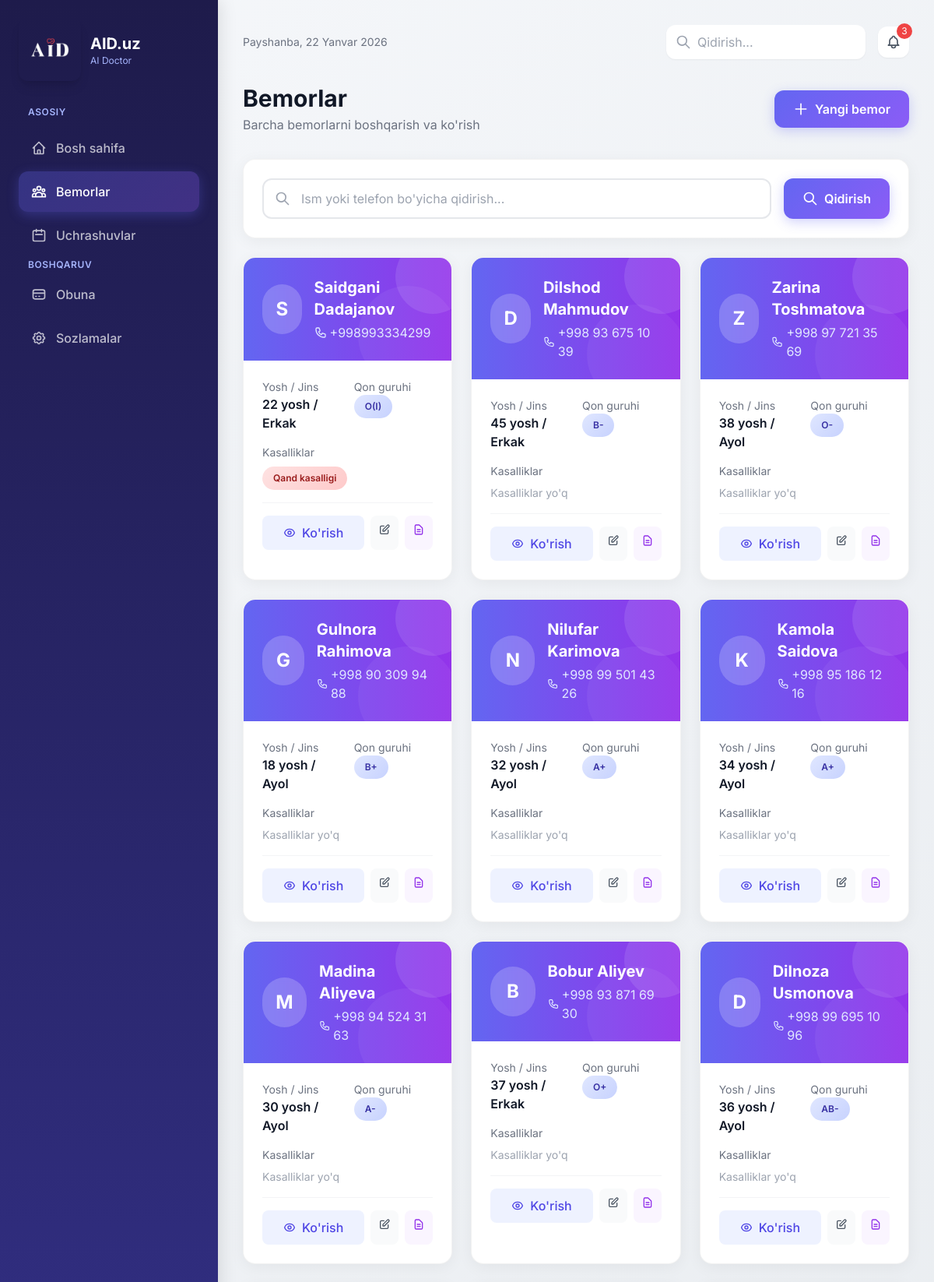
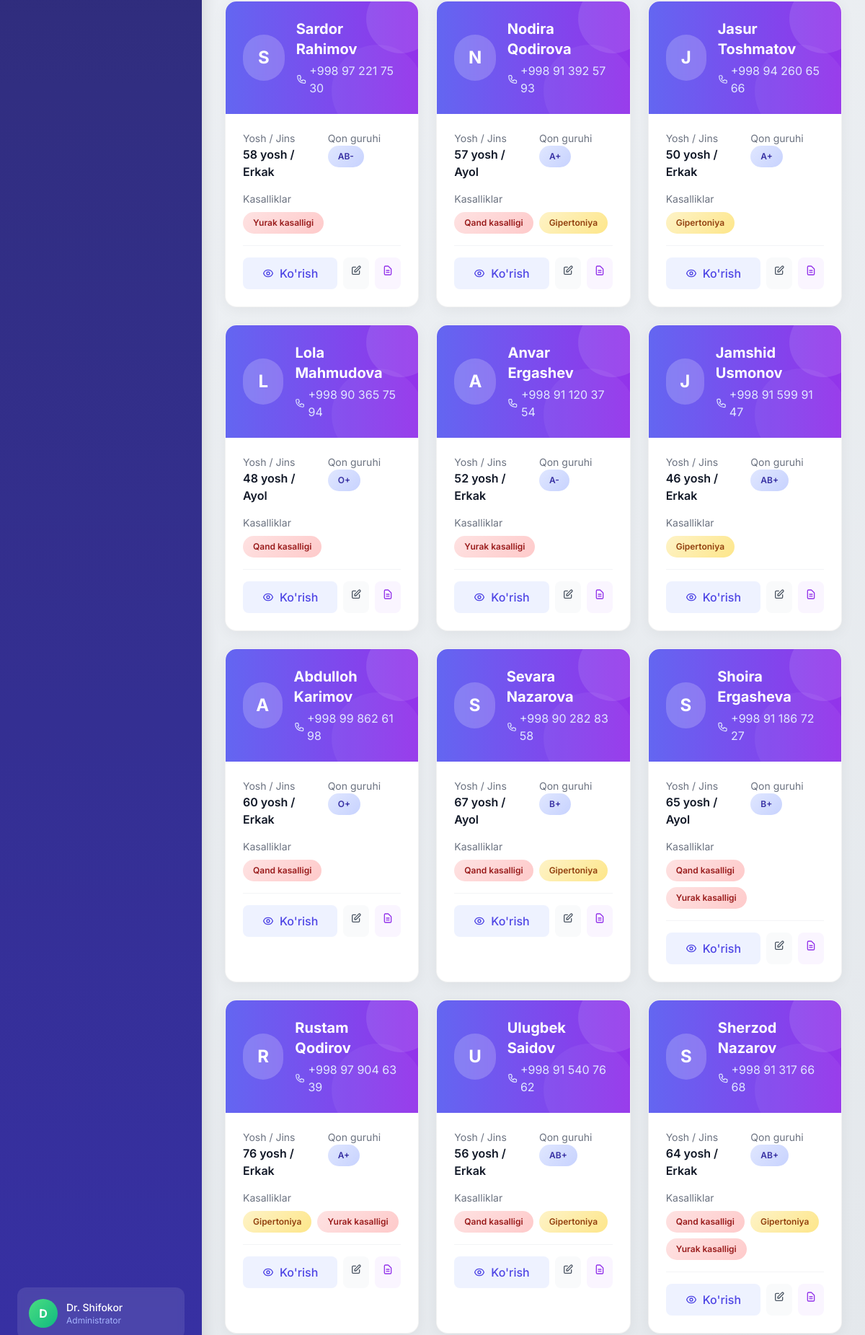
The app's page /patients/ (upper part) with its own data (2 pictures, top to bottom).
### patients/models.py (models this page shows, shortened)
class Patient(models.Model):
    JINS_CHOICES = [
        ('E', 'Erkak'),
        ('A', 'Ayol'),
    ]
    QON_GURUHI_CHOICES = [
        ('A+', 'A+'),
        ('A-', 'A-'),
        ('B+', 'B+'),
        ('B-', 'B-'),
        ('O+', 'O+'),
        ('O-', 'O-'),
        ('AB+', 'AB+'),
        ('AB-', 'AB-'),
    ]
    ism = models.CharField(max_length=200, verbose_name='Ism')
    yosh = models.IntegerField(verbose_name='Yosh')
    jins = models.CharField(max_length=1, choices=JINS_CHOICES, verbose_name='Jins')
    telefon = models.CharField(max_length=20, verbose_name='Telefon')
    manzil = models.TextField(blank=True, null=True, verbose_name='Manzil')
    qon_guruhi = models.CharField(
        max_length=3,
        choices=QON_GURUHI_CHOICES,
        blank=True,
        null=True,
        verbose_name='Qon guruhi'
    )
    allergiyalar = models.TextField(blank=True, null=True, verbose_name='Allergiyalar')
    qand_kasalligi = models.BooleanField(default=False, verbose_name='Qand kasalligi')
    gipertoniya = models.BooleanField(default=False, verbose_name='Gipertoniya')
    yurak_kasalligi = models.BooleanField(default=False, verbose_name='Yurak kasalligi')
    umumiy_uchrashuvlar = models.IntegerField(default=0, verbose_name='Umumiy uchrashuvlar')
    kelmaganlar_soni = models.IntegerField(default=0, verbose_name='Kelmaganlar soni')
    yaratilgan_sana = models.DateTimeField(auto_now_add=True, verbose_name='Yaratilgan sana')
    class Meta:
        verbose_name = 'Bemor'
        verbose_name_plural = 'Bemorlar'
        ordering = ['-yaratilgan_sana']

### patients/views.py (the view)
# urls.py: path('patients/', views.patient_list, name='patient_list'),
def patient_list(request):
    query = request.GET.get('q', '')
    if query:
        patients = Patient.objects.filter(
            Q(ism__icontains=query) | Q(telefon__icontains=query)
        )
    else:
        patients = Patient.objects.all()
    context = {
        'patients': patients,
        'query': query,
    }
    return render(request, 'patients/patient_list.html', context)

### templates/patients/patient_list.html (shortened to what this page needs)
{% extends 'base.html' %}
{% block content %}
<div class="max-w-7xl mx-auto">
    <div class="flex flex-col sm:flex-row justify-between items-start sm:items-center gap-4 mb-8">
        <div>
            <h1 class="text-3xl font-bold text-gray-900">Bemorlar</h1>
            <p class="text-gray-500 mt-1">Barcha bemorlarni boshqarish va ko'rish</p>
        </div>
        <a href="{% url 'patient_create' %}" class="btn-primary">
            <svg class="w-5 h-5" fill="none" stroke="currentColor" viewBox="0 0 24 24">
                <path stroke-linecap="round" stroke-linejoin="round" stroke-width="2" d="M12 4v16m8-8H4"></path>
            </svg>
            Yangi bemor
        </a>
    </div>
    <div class="card p-6 mb-6">
        <form method="get" action="">
            <div class="flex flex-col md:flex-row gap-4">
                <div class="flex-1 relative">
                    <input type="text"
                           name="q"
                           value="{{ query }}"
                           placeholder="Ism yoki telefon bo'yicha qidirish..."
                           class="form-input pl-12">
                    <svg class="w-5 h-5 text-gray-400 absolute left-4 top-1/2 -translate-y-1/2" fill="none" stroke="currentColor" viewBox="0 0 24 24">
                        <path stroke-linecap="round" stroke-linejoin="round" stroke-width="2" d="M21 21l-6-6m2-5a7 7 0 11-14 0 7 7 0 0114 0z"></path>
                    </svg>
                </div>
                <button type="submit" class="btn-primary">
                    <svg class="w-5 h-5" fill="none" stroke="currentColor" viewBox="0 0 24 24">
                        <path stroke-linecap="round" stroke-linejoin="round" stroke-width="2" d="M21 21l-6-6m2-5a7 7 0 11-14 0 7 7 0 0114 0z"></path>
                    </svg>
                    Qidirish
                </button>
            </div>
        </form>
    </div>
    {% if patients %}
    <div class="grid grid-cols-1 md:grid-cols-2 lg:grid-cols-3 gap-6">
        {% for patient in patients %}
        <div class="card overflow-hidden hover:shadow-xl transition-all group">
            <div class="p-6 bg-gradient-to-r from-indigo-500 to-purple-600 text-white relative overflow-hidden">
                <div class="absolute -right-6 -top-6 w-24 h-24 bg-white/10 rounded-full"></div>
                <div class="absolute -right-2 -bottom-8 w-32 h-32 bg-white/5 rounded-full"></div>
                <div class="relative flex items-center gap-4">
                    <div class="w-16 h-16 bg-white/20 rounded-full flex items-center justify-center text-2xl font-bold backdrop-blur-sm">
                        {{ patient.ism|slice:":1"|upper }}
                    </div>
                    <div>
                        <h3 class="text-xl font-bold">{{ patient.ism }}</h3>
                        <p class="text-indigo-100 flex items-center gap-1 mt-1">
                            {{ patient.telefon }}
                        </p>
                    </div>
                </div>
            </div>
            <div class="p-6">
                <div class="grid grid-cols-2 gap-4 mb-4">
                    <div>
                        <p class="text-sm text-gray-500">Yosh / Jins</p>
                        <p class="font-semibold text-gray-900">{{ patient.yosh }} yosh / {{ patient.jins }}</p>
                    </div>
                    <div>
                        <p class="text-sm text-gray-500">Qon guruhi</p>
                        <p class="font-semibold text-gray-900">
                            {% if patient.qon_guruhi %}
                            <span class="badge badge-info">{{ patient.qon_guruhi }}</span>
                            {% else %}
                            <span class="text-gray-400">-</span>
                            {% endif %}
                        </p>
                    </div>
                </div>
                <div class="mb-4">
                    <p class="text-sm text-gray-500 mb-2">Kasalliklar</p>
                    <div class="flex flex-wrap gap-2">
                        {% if patient.qand_kasalligi %}
                        <span class="badge badge-danger">Qand kasalligi</span>
                        {% endif %}
                        {% if patient.gipertoniya %}
                        <span class="badge badge-warning">Gipertoniya</span>
                        {% endif %}
                        {% if patient.yurak_kasalligi %}
                        <span class="badge badge-danger">Yurak kasalligi</span>
                        {% endif %}
                        {% if not patient.qand_kasalligi and not patient.gipertoniya and not patient.yurak_kasalligi %}
                        <span class="text-sm text-gray-400">Kasalliklar yo'q</span>
                        {% endif %}
                    </div>
                </div>
                <div class="flex gap-2 pt-4 border-t border-gray-100">
                    <a href="{% url 'patient_detail' patient.pk %}" class="flex-1 py-2.5 px-4 bg-indigo-50 text-indigo-600 rounded-lg hover:bg-indigo-100 transition-colors flex items-center justify-center gap-2 font-medium">
                        Ko'rish
                    </a>
                    <a href="{% url 'patient_edit' patient.pk %}" class="p-2.5 bg-gray-50 text-gray-600 rounded-lg hover:bg-gray-100 transition-colors" title="Tahrirlash">
                        <svg class="w-4 h-4" fill="none" stroke="currentColor" viewBox="0 0 24 24">
                            <path stroke-linecap="round" stroke-linejoin="round" stroke-width="2" d="M11 5H6a2 2 0 00-2 2v11a2 2 0 002 2h11a2 2 0 002-2v-5m-1.414-9.414a2 2 0 112.828 2.828L11.828 15H9v-2.828l8.586-8.586z"></path>
                        </svg>
                    </a>
                    <a href="{% url 'protocol_list' patient.pk %}" class="p-2.5 bg-purple-50 text-purple-600 rounded-lg hover:bg-purple-100 transition-colors" title="Protokollar">
                        <svg class="w-4 h-4" fill="none" stroke="currentColor" viewBox="0 0 24 24">
                            <path stroke-linecap="round" stroke-linejoin="round" stroke-width="2" d="M9 12h6m-6 4h6m2 5H7a2 2 0 01-2-2V5a2 2 0 012-2h5.586a1 1 0 01.707.293l5.414 5.414a1 1 0 01.293.707V19a2 2 0 01-2 2z"></path>
                        </svg>
                    </a>
                </div>
            </div>
        </div>
        {% endfor %}
    </div>
    {% endif %}
</div>
{% endblock %}

### templates/base.html (style rules this page uses)
body { font-family: 'Inter', system-ui, sans-serif; background: linear-gradient(135deg, #f5f7fa 0%, #e4e8ec 100%); min-height: 100vh; }
.card { background: white; border-radius: 16px; box-shadow: 0 4px 20px rgba(0, 0, 0, 0.05); transition: all 0.3s cubic-bezier(0.4, 0, 0.2, 1); border: 1px solid rgba(0, 0, 0, 0.05); }
.btn-primary { background: linear-gradient(135deg, #6366f1 0%, #8b5cf6 100%); color: white; padding: 0.75rem 1.5rem; border-radius: 12px; transition: all 0.3s cubic-bezier(0.4, 0, 0.2, 1); font-weight: 600; box-shadow: 0 4px 15px rgba(99, 102, 241, 0.3); display: inline-flex; align-items: center; gap: 0.5rem; }
.badge { padding: 0.375rem 0.875rem; border-radius: 999px; font-size: 0.75rem; font-weight: 600; display: inline-flex; align-items: center; gap: 0.375rem; }
.badge-warning { background: linear-gradient(135deg, #fef3c7 0%, #fde68a 100%); color: #92400e; }
.badge-danger { background: linear-gradient(135deg, #fee2e2 0%, #fecaca 100%); color: #991b1b; }
.badge-info { background: linear-gradient(135deg, #e0e7ff 0%, #c7d2fe 100%); color: #3730a3; }
.form-input { width: 100%; padding: 0.75rem 1rem; border: 2px solid #e5e7eb; border-radius: 12px; transition: all 0.2s ease; background: white; }

### records on screen
Patient: ism "S", ism "Saidgani Dadajanov", telefon "+998993334299", yosh "22", jins "Erkak", qon_guruhi "O(I)", qand_kasalligi "Qand kasalligi"
Patient: ism "D", ism "Dilshod Mahmudov", telefon "+998 93 675 10 39", yosh "45", jins "Erkak", qon_guruhi "B-", qand_kasalligi "Kasalliklar yo'q"
Patient: ism "Z", ism "Zarina Toshmatova", telefon "+998 97 721 35 69", yosh "38", jins "Ayol", qon_guruhi "O-", qand_kasalligi "Kasalliklar yo'q"
Patient: ism "G", ism "Gulnora Rahimova", telefon "+998 90 309 94 88", yosh "18", jins "Ayol", qon_guruhi "B+", qand_kasalligi "Kasalliklar yo'q"
Patient: ism "N", ism "Nilufar Karimova", telefon "+998 99 501 43 26", yosh "32", jins "Ayol", qon_guruhi "A+", qand_kasalligi "Kasalliklar yo'q"
Patient: ism "K", ism "Kamola Saidova", telefon "+998 95 186 12 16", yosh "34", jins "Ayol", qon_guruhi "A+", qand_kasalligi "Kasalliklar yo'q"
Patient: ism "M", ism "Madina Aliyeva", telefon "+998 94 524 31 63", yosh "30", jins "Ayol", qon_guruhi "A-", qand_kasalligi "Kasalliklar yo'q"
Patient: ism "B", ism "Bobur Aliyev", telefon "+998 93 871 69 30", yosh "37", jins "Erkak", qon_guruhi "O+", qand_kasalligi "Kasalliklar yo'q"
Patient: ism "D", ism "Dilnoza Usmonova", telefon "+998 99 695 10 96", yosh "36", jins "Ayol", qon_guruhi "AB-", qand_kasalligi "Kasalliklar yo'q"
Patient: ism "S", ism "Sardor Rahimov", telefon "+998 97 221 75 30", yosh "58", jins "Erkak", qon_guruhi "AB-", yurak_kasalligi "Yurak kasalligi"
Patient: ism "N", ism "Nodira Qodirova", telefon "+998 91 392 57 93", yosh "57", jins "Ayol", qon_guruhi "A+", qand_kasalligi "Qand kasalligi", gipertoniya "Gipertoniya"
Patient: ism "J", ism "Jasur Toshmatov", telefon "+998 94 260 65 66", yosh "50", jins "Erkak", qon_guruhi "A+", gipertoniya "Gipertoniya"
Patient: ism "L", ism "Lola Mahmudova", telefon "+998 90 365 75 94", yosh "48", jins "Ayol", qon_guruhi "O+", qand_kasalligi "Qand kasalligi"
Patient: ism "A", ism "Anvar Ergashev", telefon "+998 91 120 37 54", yosh "52", jins "Erkak", qon_guruhi "A-", yurak_kasalligi "Yurak kasalligi"
Patient: ism "J", ism "Jamshid Usmonov", telefon "+998 91 599 91 47", yosh "46", jins "Erkak", qon_guruhi "AB+", gipertoniya "Gipertoniya"
Patient: ism "A", ism "Abdulloh Karimov", telefon "+998 99 862 61 98", yosh "60", jins "Erkak", qon_guruhi "O+", qand_kasalligi "Qand kasalligi"
Patient: ism "S", ism "Sevara Nazarova", telefon "+998 90 282 83 58", yosh "67", jins "Ayol", qon_guruhi "B+", qand_kasalligi "Qand kasalligi", gipertoniya "Gipertoniya"
Patient: ism "S", ism "Shoira Ergasheva", telefon "+998 91 186 72 27", yosh "65", jins "Ayol", qon_guruhi "B+", qand_kasalligi "Qand kasalligi", yurak_kasalligi "Yurak kasalligi"
Patient: ism "R", ism "Rustam Qodirov", telefon "+998 97 904 63 39", yosh "76", jins "Erkak", qon_guruhi "A+", gipertoniya "Gipertoniya", yurak_kasalligi "Yurak kasalligi"
Patient: ism "U", ism "Ulugbek Saidov", telefon "+998 91 540 76 62", yosh "56", jins "Erkak", qon_guruhi "AB+", qand_kasalligi "Qand kasalligi", gipertoniya "Gipertoniya"
Patient: ism "S", ism "Sherzod Nazarov", telefon "+998 91 317 66 68", yosh "64", jins "Erkak", qon_guruhi "AB+", qand_kasalligi "Qand kasalligi", gipertoniya "Gipertoniya", yurak_kasalligi "Yurak kasalligi"
